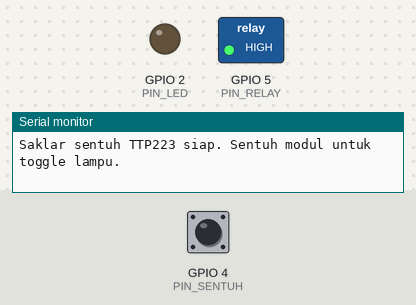
The sketch below on a simulated ESP32. Parts: switched loads named in the sketch (green lamp = pin HIGH), output pins drawn as LEDs (lit = HIGH), the last lines printed to the serial monitor. Dashed ring = blinking. The inputs (shaded band) are chosen by the test bench; at power-on: GPIO 4 (PIN_SENTUH) LOW.

Above: at 1.2 s.
1.3 s: GPIO 4 (PIN_SENTUH) driven HIGH
At 1.8 s:
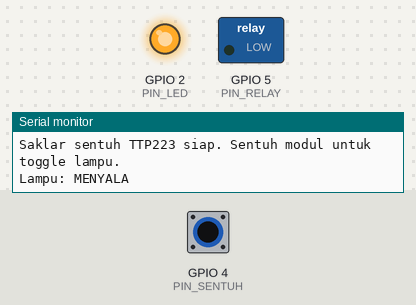
2.8 s: GPIO 4 (PIN_SENTUH) pulsed LOW 5 times (0.12 s each, 0.3 s apart)
At 3.07 s:
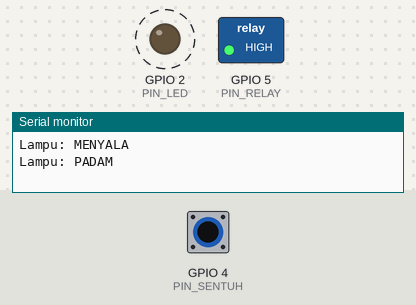
Timing chart, 0 to 5.8 s (numbered marks = the images above; inputs shaded):
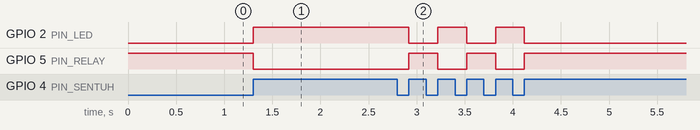

Measured:
- after the input at 1.3 s, GPIO 2 (PIN_LED): LOW → HIGH at once; GPIO 5 (PIN_RELAY): HIGH → LOW at once
- after the input at 2.8 s, GPIO 2 (PIN_LED): alternates HIGH for 0.30 s and LOW for 0.30 s, 5 changes in all, then stays LOW, starting after 0.12 s; GPIO 5 (PIN_RELAY): alternates HIGH for 0.30 s and LOW for 0.30 s, 5 changes in all, then stays HIGH, starting after 0.12 s

The sketch:

SaklarSentuhTtp223.ino
```cpp
// SaklarSentuhTtp223.ino
// Saklar sentuh TTP223 + ESP32 + relay: sentuh modul sekali untuk
// menyalakan lampu, sentuh lagi untuk mematikannya (toggle).
// Modul TTP223 memberi logika HIGH saat disentuh (output digital,
// tidak butuh library). Relay modul aktif LOW: pin IN LOW = relay ON.
// LED hijau menyala mengikuti status lampu.
//
// Rangkaian:
//   TTP223 OUT  -> GPIO4   (input digital)
//   TTP223 VCC  -> 3V3
//   TTP223 GND  -> GND
//   Relay IN    -> GPIO5   (aktif LOW)
//   Relay VCC   -> 5V (VIN ESP32 / adaptor 5V)
//   Relay GND   -> GND
//   Relay COM   -> fasa 220V, Relay NO -> lampu, lampu -> netral 220V
//   LED hijau   -> GPIO2 + resistor 220 ohm ke GND
//
// PERINGATAN: terminal relay membawa 220V AC. Pastikan kabel terisolasi
// dan jangan sentuh terminal relay saat rangkaian menyala.

// ---------- konfigurasi pin ----------
const uint8_t PIN_SENTUH = 4;  // output digital TTP223
const uint8_t PIN_RELAY = 5;   // IN relay, aktif LOW
const uint8_t PIN_LED = 2;     // LED indikator (anoda via resistor 220 ohm)

// ---------- konfigurasi waktu ----------
const unsigned long WAKTU_DEBOUNCE_MS = 50;  // jeda anti-goyang sentuhan

// ---------- status ----------
bool lampuMenyala = false;       // status lampu saat ini
bool sentuhanSebelumnya = LOW;   // pembacaan TTP223 di loop sebelumnya
unsigned long waktuSentuhanTerakhir = 0;  // millis() sentuhan terakhir yang sah

void setup() {
  Serial.begin(115200);
  pinMode(PIN_SENTUH, INPUT);
  pinMode(PIN_RELAY, OUTPUT);
  pinMode(PIN_LED, OUTPUT);

  // Relay aktif LOW: HIGH berarti relay mati.
  digitalWrite(PIN_RELAY, HIGH);
  digitalWrite(PIN_LED, LOW);

  Serial.println("Saklar sentuh TTP223 siap. Sentuh modul untuk toggle lampu.");
}

void loop() {
  bool sentuhan = digitalRead(PIN_SENTUH);

  // Hanya proses saat sentuhan BARU muncul (transisi LOW -> HIGH),
  // dan hanya bila sudah lewat dari jeda debounce.
  if (sentuhan == HIGH && sentuhanSebelumnya == LOW &&
      millis() - waktuSentuhanTerakhir >= WAKTU_DEBOUNCE_MS) {
    waktuSentuhanTerakhir = millis();
    lampuMenyala = !lampuMenyala;
    terapkanStatusLampu();
  }

  sentuhanSebelumnya = sentuhan;
}

// Menulis status lampu ke relay dan LED indikator.
void terapkanStatusLampu() {
  // Relay aktif LOW: lampu menyala = pin IN LOW.
  digitalWrite(PIN_RELAY, lampuMenyala ? LOW : HIGH);
  digitalWrite(PIN_LED, lampuMenyala ? HIGH : LOW);
  Serial.print("Lampu: ");
  Serial.println(lampuMenyala ? "MENYALA" : "PADAM");
}
```
